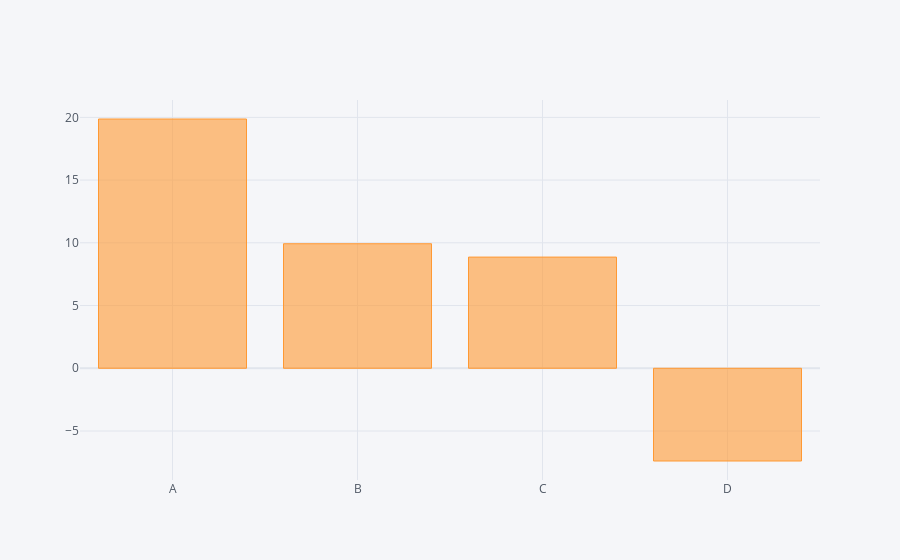

Write notebook code for a chart like this one.
### Markdown cell above
Our data is not always going to be conveniently placed such as the example above, but what you can do is call groupby or an aggregate function on your data to actually get it into some sort of form that makes sense to use a bar plot using iplot.

### Code cell
df.sum().iplot(kind='bar')

### Figure 1 — Plotly figure (JSON) as saved in the notebook; plotly's stock layout.template omitted (floating-point values rounded to 4 significant figures)
{"data": [{"marker": {"color": "rgba(255, 153, 51, 0.6)", "line": {"color": "rgba(255, 153, 51, 1.0)", "width": 1}}, "name": "None", "orientation": "v", "text": "", "type": "bar", "x": ["A", "B", "C", "D"], "y": [19.87, 9.926, 8.862, -7.391]}], "layout": {"legend": {"bgcolor": "#F5F6F9", "font": {"color": "#4D5663"}}, "paper_bgcolor": "#F5F6F9", "plot_bgcolor": "#F5F6F9", "title": {"font": {"color": "#4D5663"}}, "xaxis": {"gridcolor": "#E1E5ED", "showgrid": true, "tickfont": {"color": "#4D5663"}, "title": {"font": {"color": "#4D5663"}, "text": ""}, "zerolinecolor": "#E1E5ED"}, "yaxis": {"gridcolor": "#E1E5ED", "showgrid": true, "tickfont": {"color": "#4D5663"}, "title": {"font": {"color": "#4D5663"}, "text": ""}, "zerolinecolor": "#E1E5ED"}}}
